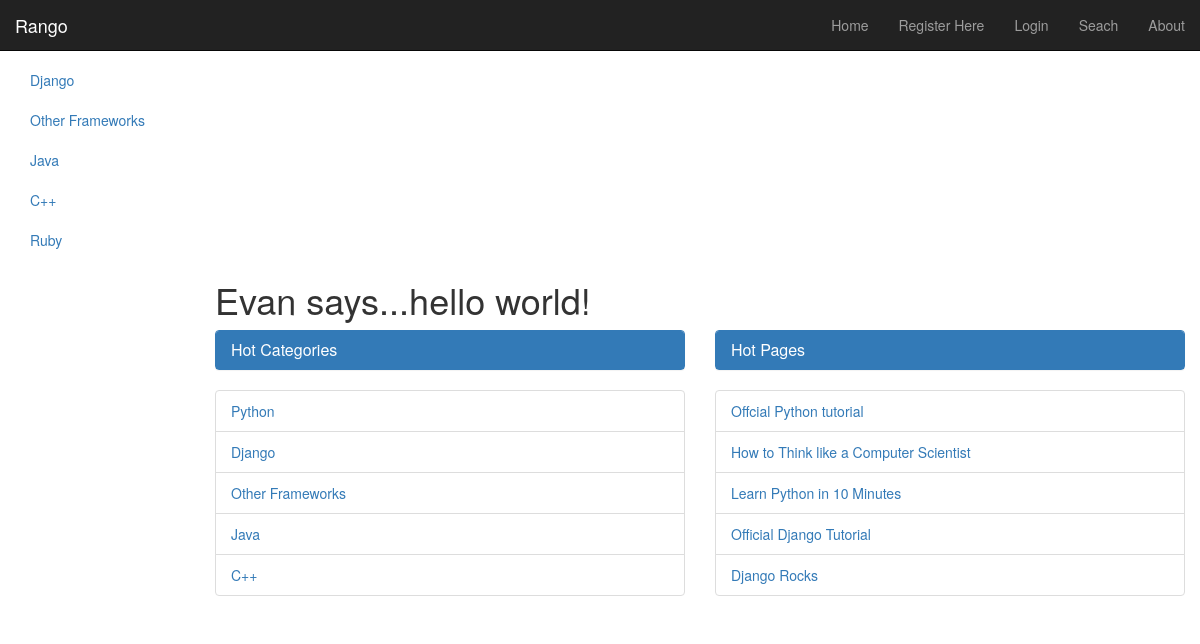
/rango/, run on an earlier commit of the app's database.
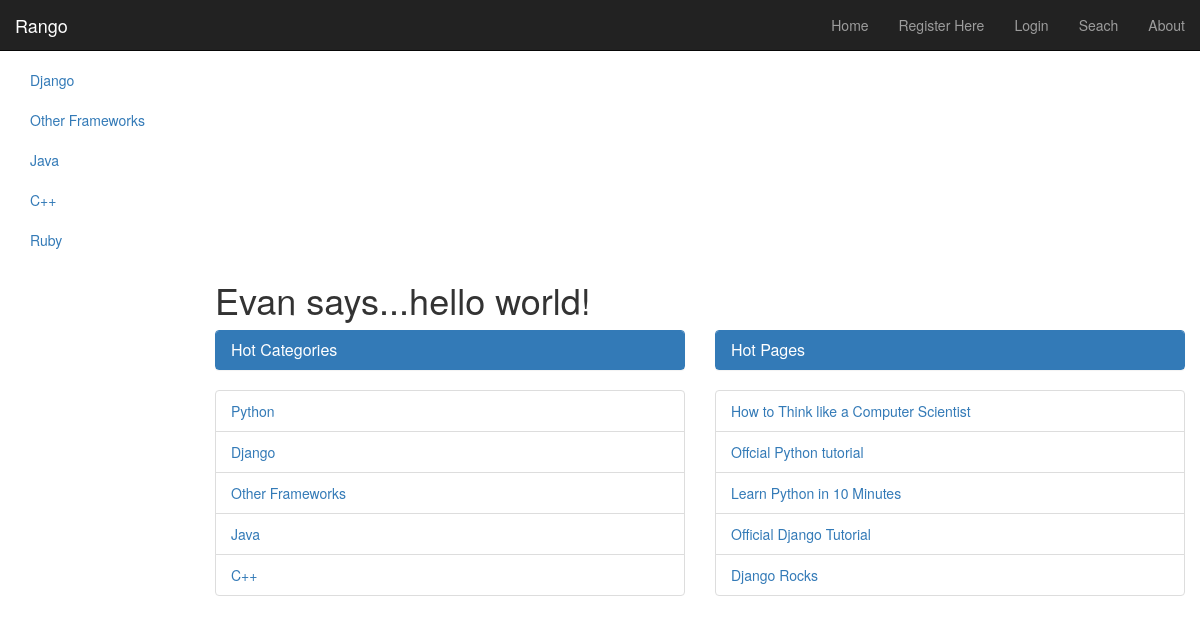
And on a later commit of the database.
### rango/models.py (models this page shows, shortened)
class Category(models.Model):
    name = models.CharField(max_length=128, unique=True)
    views = models.IntegerField(default=0)
    likes = models.IntegerField(default=0)
    slug = models.SlugField(unique=True)

class Page(models.Model):
    category = models.ForeignKey(Category)
    title = models.CharField(max_length=128)
    url = models.URLField()
    views = models.IntegerField(default=0)

### rango/views.py (the view)
def index(request):
    category_list = Category.objects.order_by('-likes')[:5]  # Sort by the likes in descending order
    page_list = Page.objects.order_by('-views')[:5]
    context_dict = {'boldmessage': "I'm BOLD", 'categories': category_list, 'pages':page_list}  # Dictionary connecting with template(html)
    if request.user.is_authenticated():
        context_dict['user'] = request.user
    visits = int(request.COOKIES.get('visits', '1'))
    if not visits:
        visits = 1
    reset_last_visit_time = False
    response = render(request, 'rango/index.html', context_dict)
    if 'last_visit' in request.COOKIES:
        last_visit = request.COOKIES['last_visit']
        last_visit_time = datetime.strptime(last_visit[:-7], "%Y-%m-%d %H:%M:%S")
        if (datetime.now() - last_visit_time).days > 0:
            visits = visits + 1
            reset_last_visit_time = True
    else:
        reset_last_visit_time = True
        context_dict['visits'] = visits
        response = render(request, 'rango/index.html', context_dict)
    if reset_last_visit_time:
        response.set_cookie('last_visit', datetime.now())
        response.set_cookie('visits', visits)
    return response

### rango/templatetags/rango_extras.py (called while the page is built)
@register.inclusion_tag('rango/cats.html')
def get_category_list(cat=None):
    return {'cats': Category.objects.all(), 'act_cat':cat}

### templates/rango/index.html (shortened to what this page needs)
<!DOCTYPE html>
<html>
{% extends 'base.html' %}
{% load staticfiles %}
{% block body_block %}
    {% if user.is_authenticated %}
        <div class="page-header">
            <h1><small>Evan says...hello world!</small> {{ user.username }}</h1>
        {% else %}
            <h1>Evan says...hello world!</h1>
        {% endif %}
        </div>
    <div class="row placeholders">
        <div class="col-xs-12 col-sm-6 placeholder">
        <div class="panel panel-primary">
        <div class="panel-heading">
        <h3 class="panel-title">Hot Categories</h3>
        </div>
        </div>
        {% if categories %}
            <ul class="list-group">
                {% for category in categories %}
                <li class="list-group-item"><a href="{% url 'category' category.slug %}">{{ category.name }}</a></li>
                {% endfor %}
            </ul>
        {% else %}
            <strong>There are no categories present.</strong>
        {% endif %}
    </div>
        <div class="col-xs-12 col-sm-6 placeholder">
    <div class="panel panel-primary">
        <div class="panel-heading">
        <h3 class="panel-title">Hot Pages</h3>
        </div>
    </div>
        {% if pages %}
            <ul class="list-group">
            {% for page in pages %}
                <li class="list-group-item"><a href="{{  page.url }}">{{ page.title }}</a> </li>
            {% endfor %}
            </ul>
        {% else %}
            <strong>No page to show.</strong>
        {% endif %}
    </div>
    </div>
{% endblock %}

### templates/rango/cats.html
<!DOCTYPE html>
<html>
{% if cats %}
    <ul class="nav nav-sidebar">
{% for c in cats %}
    {% if c == act_cat %} <li  class="active" > {% else  %} <li>{% endif %}
            <a href="{% url 'category'  c.slug %}">{{ c.name }}</a></li>
{% endfor %}
{% else %}
    <li> <strong >There are no category present.</strong></li>
    </ul>
{% endif %}
</html>

What changed in the data, as far as the page shows it:
changed Page "How to Think like a Computer Scientist": moves up the list
